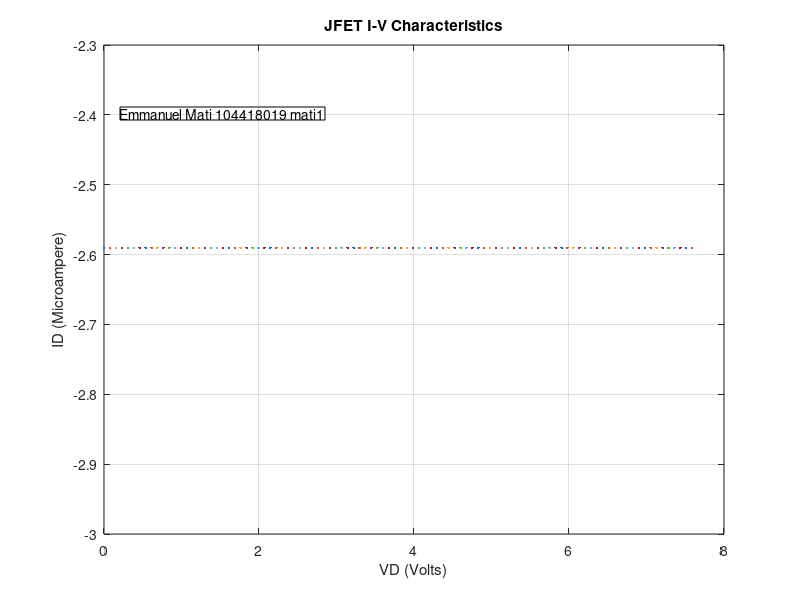

This figure's MATLAB source:
% ELEC-2250: Physical Electronics S2020
%Lab Assignment 9
%JFET I-V Characteristics
%Initialization
clear all
close all
clc

%Constants
q=1.6e-19;
k=8.625e-5;
e0=8.854e-14;

%Device, Material, and System Parameters
ni=1.5e10;
esi=11.8;
T=300;
a=1.5e-4;
z=50e-4;
L=5e-4;
ND=2e15;
VG=[0 -.5 -1 -1.5 -2];
%Contact Potential
V0=.55+k*T*log(ND/ni);

%mobility calculation
NDref=1.3e17;
mu_n_min=92;
mu_n_0=1268;
alpha_n=0.91;
mun=mu_n_min+mu_n_0./(1+(ND/NDref).^alpha_n)

%Resistivity
sigma=q*ND*mun;
rho=1/sigma;

%Mutual Transconductance
G0=2*a*z/(rho*L)

%Pinch-off voltage
VP=V0-q*a^2*ND/(2*e0*esi)

% Calculate ID as a function of VD
VD=linspace(0,abs(VP)+5,100);

str = 'Emmanuel Mati 104418019 mati1';
VD=linspace(0,abs(VP)+5,100); % Voltage vector re-generation for plotting
plot(VD,VP)
annotation('textbox',[.15 .8 .1 .1],'String',str);
hold on
xlabel ('VD (Volts)')
ylabel ('ID (Microampere)')
title('JFET I-V Characteristics')
grid
%Code ends
